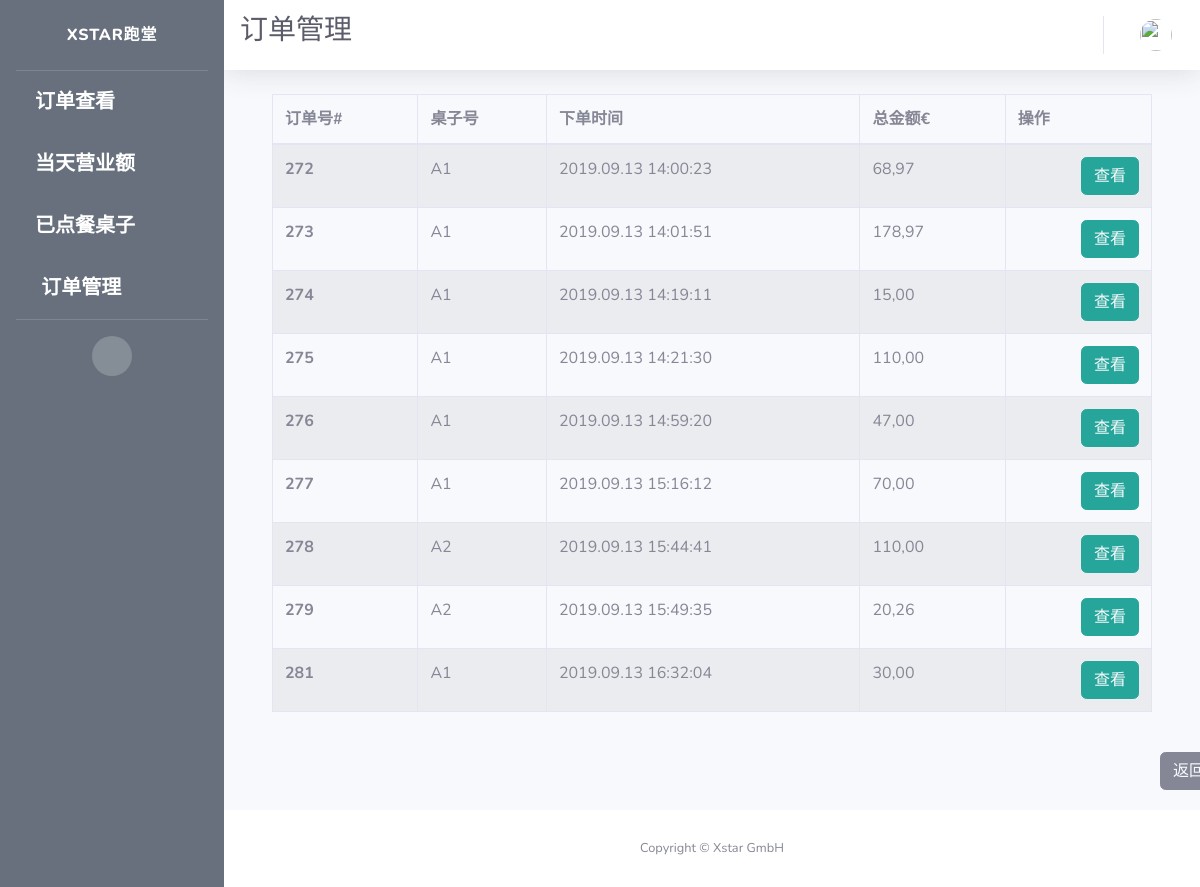
The app's page /alacarte/orders/manage, older data.
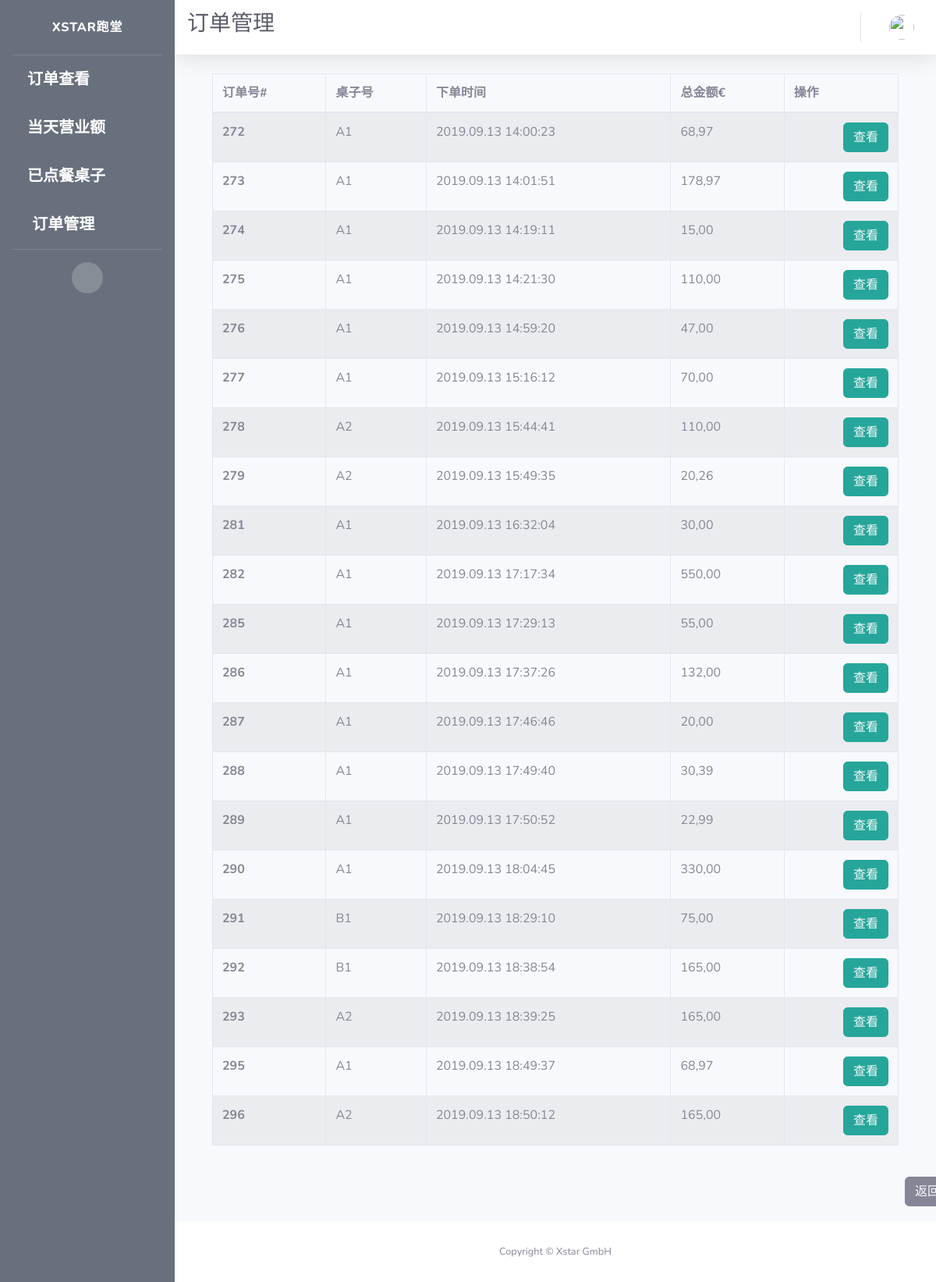
The same page, newer data.
### app/models.py (models this page shows)
class Order(db.Model):
    id = db.Column(db.Integer, primary_key=True, unique=True, index=True)
    totalPrice = db.Column(db.Float, unique=False)
    orderNumber = db.Column(db.String(200), unique=True)
    timeCreated = db.Column(db.DateTime, default=datetime.utcnow)
    isPaid = db.Column(db.Boolean, default=False)
    isReady = db.Column(db.Boolean, default=False)
    isPickedUp = db.Column(db.Boolean, default=False)
    items = db.Column(db.String(1500))
    pay_via = db.Column(db.String(100))
    type = db.Column(db.String(100))
    container = db.Column(db.String(300))
    mealPrinted = db.Column(db.Boolean, default=False)
    printed = db.Column(db.Boolean, default=False)
    settleTime = db.Column(db.DateTime)
    settleID = db.Column(db.String(500))
    table_name = db.Column(db.String(500))
    seat_number = db.Column(db.String(500))
    isCancelled = db.Column(db.Boolean(), default=False)
    isDone = db.Column(db.Boolean())
    dishes = db.Column(db.String(1500))
    discount = db.Column(db.Float, default=0.0)
    discount_rate = db.Column(db.Float, default=0.0)
    subtype = db.Column(db.String(500))
    endTotal = db.Column(db.Float, default=totalPrice)

### app/routes.py (the view)
@app.route("/alacarte/orders/manage")
def alacarte_orders_manage():
    orders = db.session.query(Order).filter(
        Order.type == "In").all()
    cur_orders = [order for order in orders if order.timeCreated.date()
                  == today]
    items = {order.id: json.loads(order.items) for order in cur_orders}
    context = dict(title="订单管理",
                   open_orders=cur_orders,
                   items=items,
                   company_name=company_info.get('company_name'),
                   referrer=request.headers.get('Referer'),
                   datetime_format=datetime_format,
                   formatter=formatter)
    return render_template("alacarte_orders_admin.html", **context)

### app/utilities.py (called while the page is built)
def formatter(number):
    if number == 0:
        number = '{:.2f}'.format(round(number, 2))
        number = number.replace(".", ",")
        return number
    number = format_decimal(round(float(number), 2), locale="de_DE")
    if len(number.split(",")) == 1:
        number = number + ",00"
        return number
    if len(number.split(",")[1]) == 1:
        number = number + "0"
        return number
    return number

### app/templates/alacarte_orders_admin.html (shortened to what this page needs)
{% extends 'waiter_admin.html' %}
{% block css %}
<link rel="stylesheet" type="text/css" href="https://cdn.datatables.net/1.10.19/css/jquery.dataTables.css">
<link rel="stylesheet" type="text/css" href="https://cdnjs.cloudflare.com/ajax/libs/twitter-bootstrap/4.1.3/css/bootstrap.css">
<link rel="stylesheet" type="text/css" href="https://cdn.datatables.net/1.10.19/css/dataTables.bootstrap4.min.css">
{% endblock %}
{% block title %}
<h1 class="h3 mb-2 text-gray-800">{{title}}</h1>
{% endblock %}
{% block content %}
<div class="container">
  <div class="row">
    <div class="col-sm-12">
      <table id="example" class="table table-striped table-bordered">
        <thead>
          <tr>
            <th scope="col">订单号#</th>
            <th scope="col">桌子号</th>
            <th scope="col">下单时间</th>
            <th scope="col">总金额€</th>
            <th scope="col">操作</th>
          </tr>
        </thead>
        <tbody>
          {% for order in open_orders %}
          <tr>
            <th scope="row">{{order.id}}</th>
            <td>{{ order.table_name }}</td>
            <td>{{ order.timeCreated.strftime(datetime_format) }}</td>
            <td>{{ formatter(order.totalPrice) }}</td>
            <td style="text-align:right">
              <span>
                <button type="button" class="btn btn-info" style="border-color:#26a69a; background-color:#26a69a;">
                  <a href={{ url_for('alacarte_order_edit', order_id=order.id) }} style="color: rgb(247, 249, 252)">
                    {{"修改" if not order.isCancelled and not order.isPaid else "查看"}}
                  </a>
                </button>
              </span>
            </td>
          </tr>
          {% endfor %}
        </tbody>
      </table>
    </div>
  </div>
</div>
<br>
<button type="button" class="btn btn-secondary" id="back">
  <a href={{ url_for('waiter_admin') }} style="color: rgb(247, 249, 252)">
    返回
  </a>
</button>
{% endblock %}

Row changes from the older to the newer data that the page shows:
added Order: id "282", table_name "A1", timeCreated "2019.09.13 17:17:34", totalPrice "550,00", isCancelled+isPaid "查看"
added Order: id "285", table_name "A1", timeCreated "2019.09.13 17:29:13", totalPrice "55,00", isCancelled+isPaid "查看"
added Order: id "286", table_name "A1", timeCreated "2019.09.13 17:37:26", totalPrice "132,00", isCancelled+isPaid "查看"
added Order: id "287", table_name "A1", timeCreated "2019.09.13 17:46:46", totalPrice "20,00", isCancelled+isPaid "查看"
added Order: id "288", table_name "A1", timeCreated "2019.09.13 17:49:40", totalPrice "30,39", isCancelled+isPaid "查看"
added Order: id "289", table_name "A1", timeCreated "2019.09.13 17:50:52", totalPrice "22,99", isCancelled+isPaid "查看"
added Order: id "290", table_name "A1", timeCreated "2019.09.13 18:04:45", totalPrice "330,00", isCancelled+isPaid "查看"
added Order: id "291", table_name "B1", timeCreated "2019.09.13 18:29:10", totalPrice "75,00", isCancelled+isPaid "查看"
added Order: id "292", table_name "B1", timeCreated "2019.09.13 18:38:54", totalPrice "165,00", isCancelled+isPaid "查看"
added Order: id "293", table_name "A2", timeCreated "2019.09.13 18:39:25", totalPrice "165,00", isCancelled+isPaid "查看"
added Order: id "295", table_name "A1", timeCreated "2019.09.13 18:49:37", totalPrice "68,97", isCancelled+isPaid "查看"
added Order: id "296", table_name "A2", timeCreated "2019.09.13 18:50:12", totalPrice "165,00", isCancelled+isPaid "查看"
